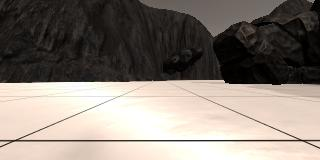
#> input picture calibration_images/example_grid1.jpg, 320 x 160 px
$ jupyter execute --allow-errors 'Vision Project Walkthrough.ipynb'   (shell and % lines are left out)   (older library calls are emulated)
#> lines starting #> are read from the running program, lines starting #| are printed output that depends on the picture; after the words box and inside, x2 and y2 are one past the last pixel; in counts of white or black regions, pixels touching at a corner belong together
## Vision Project Walkthrough

[cell 1]
import cv2 # OpenCV for perspective transform
import numpy as np
import matplotlib.image as mpimg
import matplotlib.pyplot as plt
import scipy.misc # For saving images as needed
import glob  # For reading in a list of images from a folder
#imageio.plugins.ffmpeg.download()

## Generating random images from the test data set

[cell 2]
path = '../test_dataset/IMG/*'
img_list = glob.glob(path) #creating image list from folder
# Grab a random image and display it
#> (the rest of this cell did not finish here and is left out)

## getting rocks and grid

[cell 3]
example_grid= "../calibration_images/example_grid1.jpg"
example_rock = "../calibration_images/example_rock1.jpg"
grid_img = mpimg.imread(example_grid) #reading grid image
#> grid_img is the input picture: shape (160, 320, 3); mean R, G, B 135.1, 126.3, 118.3
rock_img = mpimg.imread(example_rock) #reading rock image
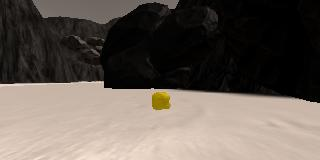
#> input picture calibration_images/example_rock1.jpg, 320 x 160 px
#> rock_img is the input picture: shape (160, 320, 3); mean R, G, B 102.3, 93, 85.2
#plotting both images
fig = plt.figure(figsize=(12,3))
plt.subplot(121)
plt.imshow(grid_img)
plt.subplot(122)
plt.imshow(rock_img)
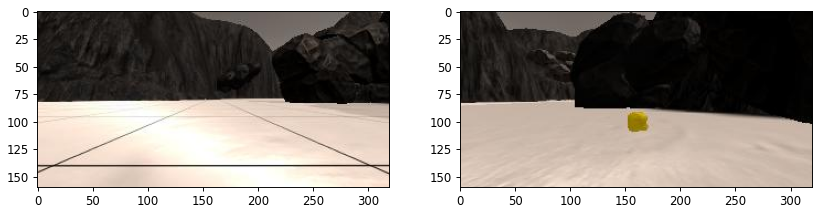
#> figure drawn by matplotlib, 2 panels

## Warping Image on bird eye view

[cell 4]
# [5 lines left out: function perspect_transform, not called in this run]

dst = 3
bottom_offset = 5
source = np.float32([[14, 140],
                     [300, 140],
                     [200, 95],
                     [120, 95]])

#> (the rest of this cell did not finish here and is left out)

## Color Thresholding for camera

[cell 5]
# Identify pixels above the threshold
# Threshold of RGB > 160 does a nice job of identifying ground pixels only
# [13 lines left out: function color_thresh, not called in this run]

#> (the rest of this cell did not finish here and is left out)

## Color thresholding for obstacles

[cell 6]
# [13 lines left out: function color_thresh_obstacles, not called in this run]

#> (the rest of this cell did not finish here and is left out)

## Color thresholding for rock

[cell 7]
def color_thresh_rock(img, rgb_thresh=(100, 100, 20)):
    # Create an array of zeros same xy size as img, but single channel
#> called with rgb_thresh = (100, 100, 20)
    color_select = np.zeros_like(img[:,:,0])
    # Require that each pixel be above all three threshold values in RGB
    # above_thresh will now contain a boolean array with "True"
    # where threshold was met
    above_thresh = (img[:,:,0] > rgb_thresh[0]) \
                & (img[:,:,1] > rgb_thresh[1]) \
                & (img[:,:,2] < rgb_thresh[2])
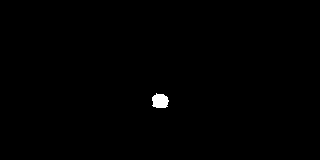
#> above_thresh: shape (160, 320) bool; 0.39% white; 1 white region, box (x1, y1, x2, y2) and area: (152, 93, 169, 108) 200
    # Index the array of zeros with the boolean array and set to 1
    color_select[above_thresh] = 150
    # Return the binary image
    return color_select

rock_thresh = color_thresh_rock(rock_img)
fig = plt.figure(figsize=(20,20))
plt.subplot(141)
plt.title('Rock threshold', fontsize = 20 )
plt.imshow(rock_thresh)
plt.subplot(142)
plt.imshow(rock_thresh, cmap = "gray")
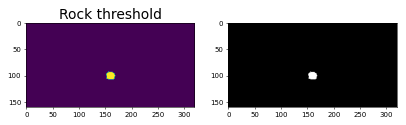
#> figure drawn by matplotlib, 2 panels
